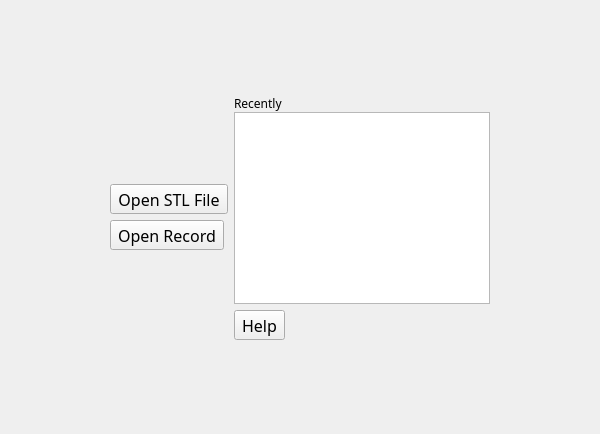
<?xml version="1.0" encoding="UTF-8"?>
<ui version="4.0">
 <class>FusionAnalyserHomeGui</class>
 <widget class="QWidget" name="FusionAnalyserHomeGui">
  <property name="geometry">
   <rect>
    <x>0</x>
    <y>0</y>
    <width>600</width>
    <height>434</height>
   </rect>
  </property>
  <property name="windowTitle">
   <string>FusionAnalyserHomeGui</string>
  </property>
  <property name="styleSheet">
   <string notr="true"/>
  </property>
  <layout class="QVBoxLayout" name="verticalLayout_5">
   <property name="leftMargin">
    <number>0</number>
   </property>
   <property name="topMargin">
    <number>0</number>
   </property>
   <property name="rightMargin">
    <number>0</number>
   </property>
   <property name="bottomMargin">
    <number>0</number>
   </property>
   <item>
    <widget class="QFrame" name="frame">
     <layout class="QVBoxLayout" name="verticalLayout_4">
      <property name="leftMargin">
       <number>0</number>
      </property>
      <property name="topMargin">
       <number>0</number>
      </property>
      <property name="rightMargin">
       <number>0</number>
      </property>
      <property name="bottomMargin">
       <number>0</number>
      </property>
      <item>
       <layout class="QHBoxLayout" name="horizontalLayout">
        <item>
         <spacer name="horizontalSpacer_4">
          <property name="orientation">
           <enum>Qt::Horizontal</enum>
          </property>
          <property name="sizeHint" stdset="0">
           <size>
            <width>40</width>
            <height>20</height>
           </size>
          </property>
         </spacer>
        </item>
        <item>
         <layout class="QVBoxLayout" name="verticalLayout">
          <item>
           <spacer name="verticalSpacer_3">
            <property name="orientation">
             <enum>Qt::Vertical</enum>
            </property>
            <property name="sizeHint" stdset="0">
             <size>
              <width>20</width>
              <height>40</height>
             </size>
            </property>
           </spacer>
          </item>
          <item>
           <widget class="QToolButton" name="import_toolButton">
            <property name="font">
             <font>
              <family>微软雅黑</family>
              <pointsize>12</pointsize>
             </font>
            </property>
            <property name="text">
             <string>Open STL File</string>
            </property>
            <property name="toolButtonStyle">
             <enum>Qt::ToolButtonTextUnderIcon</enum>
            </property>
           </widget>
          </item>
          <item>
           <widget class="QToolButton" name="open_toolButton">
            <property name="font">
             <font>
              <family>微软雅黑</family>
              <pointsize>12</pointsize>
             </font>
            </property>
            <property name="text">
             <string>Open Record</string>
            </property>
            <property name="toolButtonStyle">
             <enum>Qt::ToolButtonTextUnderIcon</enum>
            </property>
           </widget>
          </item>
          <item>
           <spacer name="verticalSpacer_4">
            <property name="orientation">
             <enum>Qt::Vertical</enum>
            </property>
            <property name="sizeHint" stdset="0">
             <size>
              <width>20</width>
              <height>40</height>
             </size>
            </property>
           </spacer>
          </item>
         </layout>
        </item>
        <item>
         <layout class="QVBoxLayout" name="verticalLayout_3">
          <item>
           <spacer name="verticalSpacer">
            <property name="orientation">
             <enum>Qt::Vertical</enum>
            </property>
            <property name="sizeHint" stdset="0">
             <size>
              <width>20</width>
              <height>40</height>
             </size>
            </property>
           </spacer>
          </item>
          <item>
           <layout class="QVBoxLayout" name="verticalLayout_2">
            <property name="spacing">
             <number>0</number>
            </property>
            <item>
             <widget class="QLabel" name="recent_project_label">
              <property name="font">
               <font>
                <family>Microsoft YaHei</family>
                <weight>50</weight>
                <bold>false</bold>
               </font>
              </property>
              <property name="text">
               <string>Recently</string>
              </property>
             </widget>
            </item>
            <item>
             <widget class="QListWidget" name="recently_projects_listWidget">
              <property name="verticalScrollBarPolicy">
               <enum>Qt::ScrollBarAsNeeded</enum>
              </property>
              <property name="horizontalScrollBarPolicy">
               <enum>Qt::ScrollBarAlwaysOff</enum>
              </property>
             </widget>
            </item>
           </layout>
          </item>
          <item>
           <widget class="QToolButton" name="help_toolButton">
            <property name="font">
             <font>
              <family>微软雅黑</family>
              <pointsize>12</pointsize>
             </font>
            </property>
            <property name="text">
             <string>Help</string>
            </property>
            <property name="toolButtonStyle">
             <enum>Qt::ToolButtonTextUnderIcon</enum>
            </property>
           </widget>
          </item>
          <item>
           <spacer name="verticalSpacer_2">
            <property name="orientation">
             <enum>Qt::Vertical</enum>
            </property>
            <property name="sizeHint" stdset="0">
             <size>
              <width>20</width>
              <height>40</height>
             </size>
            </property>
           </spacer>
          </item>
         </layout>
        </item>
        <item>
         <spacer name="horizontalSpacer_2">
          <property name="orientation">
           <enum>Qt::Horizontal</enum>
          </property>
          <property name="sizeHint" stdset="0">
           <size>
            <width>40</width>
            <height>20</height>
           </size>
          </property>
         </spacer>
        </item>
       </layout>
      </item>
     </layout>
    </widget>
   </item>
  </layout>
 </widget>
 <resources/>
 <connections/>
</ui>
